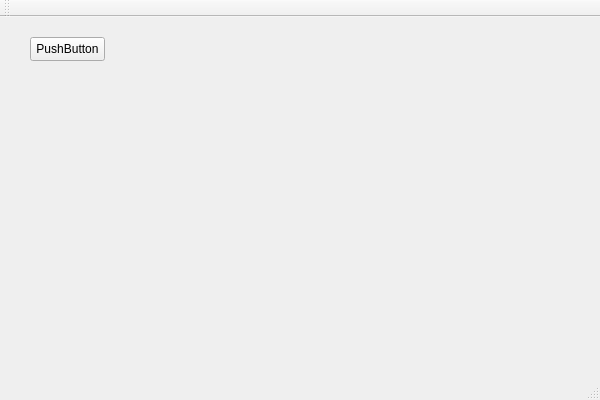
<?xml version="1.0" encoding="UTF-8"?>
<ui version="4.0">
 <class>QtWidgetsApplication1Class</class>
 <widget class="QMainWindow" name="QtWidgetsApplication1Class">
  <property name="geometry">
   <rect>
    <x>0</x>
    <y>0</y>
    <width>600</width>
    <height>400</height>
   </rect>
  </property>
  <property name="windowTitle">
   <string>QtWidgetsApplication1</string>
  </property>
  <widget class="QWidget" name="centralWidget">
   <widget class="QWidget" name="verticalLayoutWidget">
    <property name="geometry">
     <rect>
      <x>130</x>
      <y>110</y>
      <width>160</width>
      <height>80</height>
     </rect>
    </property>
    <layout class="QVBoxLayout" name="verticalLayout"/>
   </widget>
   <widget class="QPushButton" name="pushButton">
    <property name="geometry">
     <rect>
      <x>30</x>
      <y>20</y>
      <width>75</width>
      <height>24</height>
     </rect>
    </property>
    <property name="text">
     <string>PushButton</string>
    </property>
   </widget>
  </widget>
  <widget class="QMenuBar" name="menuBar">
   <property name="geometry">
    <rect>
     <x>0</x>
     <y>0</y>
     <width>600</width>
     <height>22</height>
    </rect>
   </property>
  </widget>
  <widget class="QToolBar" name="mainToolBar">
   <attribute name="toolBarArea">
    <enum>TopToolBarArea</enum>
   </attribute>
   <attribute name="toolBarBreak">
    <bool>false</bool>
   </attribute>
  </widget>
  <widget class="QStatusBar" name="statusBar"/>
 </widget>
 <layoutdefault spacing="6" margin="11"/>
 <resources>
  <include location="QtWidgetsApplication1.qrc"/>
 </resources>
 <connections/>
</ui>
